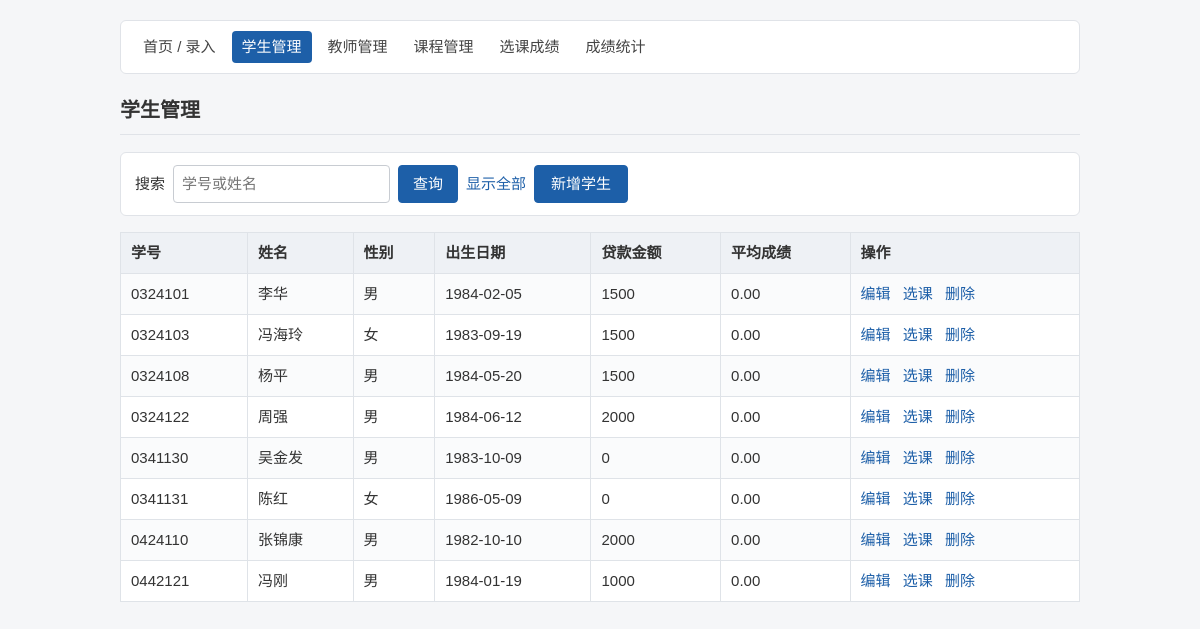
The page /list_students.php on the database its author committed.
### tables this page shows
CREATE TABLE `xs` (
  `xh` varchar(20) NOT NULL,
  `xm` varchar(10) DEFAULT NULL,
  `xb` tinyint(1) DEFAULT NULL,
  `csrq` date DEFAULT NULL,
  `loan_price` float DEFAULT NULL COMMENT '贷款金额',
  `average_grade` float DEFAULT '0' COMMENT '平均成绩',
  PRIMARY KEY (`xh`)
);

### includes/db.php (called while the page is built, shortened)
<?php
function h($value) {
    return htmlspecialchars((string)$value, ENT_QUOTES, 'UTF-8');
}

### list_students.php (the view, shortened to what this page needs)
<?php
require __DIR__ . '/includes/db.php';
require __DIR__ . '/includes/layout.php';
$q = trim($_GET['q'] ?? '');
if ($q !== '') {
    $like = '%' . $q . '%';
    $stmt = $conn->prepare('SELECT xh, xm, xb, csrq, loan_price, average_grade FROM xs WHERE xh LIKE ? OR xm LIKE ? ORDER BY xh');
    $stmt->bind_param('ss', $like, $like);
    $stmt->execute();
    $result = $stmt->get_result();
} else {
    $result = $conn->query('SELECT xh, xm, xb, csrq, loan_price, average_grade FROM xs ORDER BY xh');
}
?>
<form class="search-bar" method="get" action="list_students.php">
  <label for="q">搜索</label>
  <input type="text" id="q" name="q" value="<?= h($q) ?>" placeholder="学号或姓名">
  <button type="submit">查询</button>
  <a href="list_students.php">显示全部</a>
  <a class="btn" href="hwq.html">新增学生</a>
</form>
<table>
  <tr>
    <th>学号</th>
    <th>姓名</th>
    <th>性别</th>
    <th>出生日期</th>
    <th>贷款金额</th>
    <th>平均成绩</th>
    <th>操作</th>
  </tr>
<?php while ($row = $result->fetch_assoc()): ?>
  <tr>
    <td><?= h($row['xh']) ?></td>
    <td><?= h($row['xm']) ?></td>
    <td><?= $row['xb'] == 0 ? '女' : '男' ?></td>
    <td><?= h($row['csrq']) ?></td>
    <td><?= h($row['loan_price']) ?></td>
    <td><?= h(number_format((float)$row['average_grade'], 2)) ?></td>
    <td class="actions">
      <a href="edit_student.php?xh=<?= urlencode($row['xh']) ?>">编辑</a>
      <a href="add_score.php?xh=<?= urlencode($row['xh']) ?>">选课</a>
      <a href="delete_student.php?xh=<?= urlencode($row['xh']) ?>">删除</a>
    </td>
  </tr>
<?php endwhile; ?>
</table>

### style.css (style rules this page uses)
* { box-sizing: border-box; }
body { margin: 0; background: #f5f6f8; color: #333; font-family: "Microsoft YaHei", "PingFang SC", Arial, sans-serif; font-size: 15px; line-height: 1.6; }
a { color: #1d5fa8; text-decoration: none; }
.btn, input[type="submit"], input[type="reset"] { padding: 6px 16px; margin-right: 6px; border: 1px solid #1d5fa8; border-radius: 4px; background: #1d5fa8; color: #fff; font: inherit; cursor: pointer; }
table { width: 100%; border-collapse: collapse; margin-bottom: 16px; background: #fff; }
th, td { padding: 8px 10px; border: 1px solid #dfe3e8; text-align: left; }
th { background: #eef1f5; font-weight: 600; }
tr:nth-child(even) td { background: #fafbfc; }
td.actions { white-space: nowrap; }
td.actions a, td.actions button { margin-right: 8px; }
.search-bar { display: flex; flex-wrap: wrap; align-items: center; gap: 8px; padding: 12px 14px; margin-bottom: 16px; background: #fff; border: 1px solid #e0e3e8; border-radius: 6px; }
.search-bar input[type="text"], .search-bar select { padding: 6px 8px; border: 1px solid #c8ccd2; border-radius: 4px; font: inherit; }
.search-bar button { padding: 6px 14px; border: 1px solid #1d5fa8; border-radius: 4px; background: #1d5fa8; color: #fff; font: inherit; cursor: pointer; }

### rows shown on the page
xs: xh "0324101", xm "李华", xb "男", csrq "1984-02-05", loan_price "1500", average_grade "0.00"
xs: xh "0324103", xm "冯海玲", xb "女", csrq "1983-09-19", loan_price "1500", average_grade "0.00"
xs: xh "0324108", xm "杨平", xb "男", csrq "1984-05-20", loan_price "1500", average_grade "0.00"
xs: xh "0324122", xm "周强", xb "男", csrq "1984-06-12", loan_price "2000", average_grade "0.00"
xs: xh "0341130", xm "吴金发", xb "男", csrq "1983-10-09", loan_price "0", average_grade "0.00"
xs: xh "0341131", xm "陈红", xb "女", csrq "1986-05-09", loan_price "0", average_grade "0.00"
xs: xh "0424110", xm "张锦康", xb "男", csrq "1982-10-10", loan_price "2000", average_grade "0.00"
xs: xh "0442121", xm "冯刚", xb "男", csrq "1984-01-19", loan_price "1000", average_grade "0.00"

### other values the page prints
$item[1] "首页 / 录入"
$item[1] "学生管理"
$item[1] "教师管理"
$item[1] "课程管理"
$item[1] "选课成绩"
$item[1] "成绩统计"
$title "学生管理"
